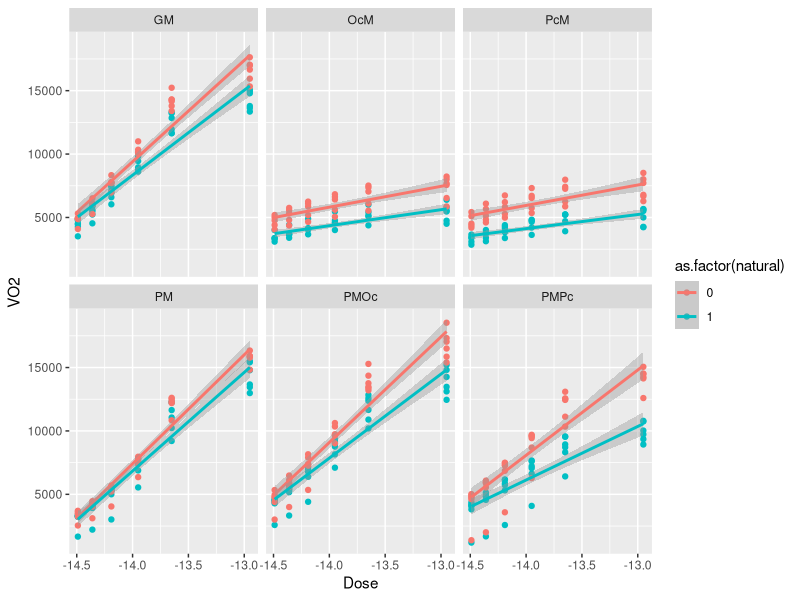
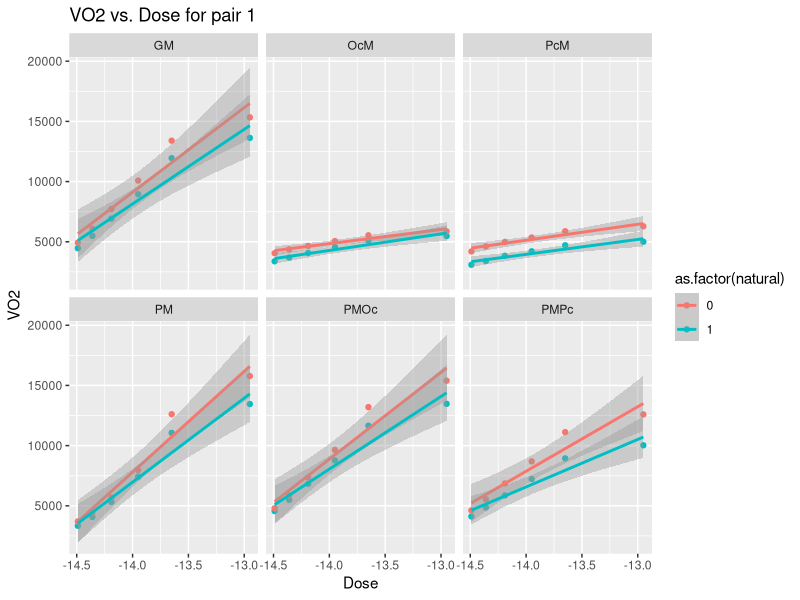
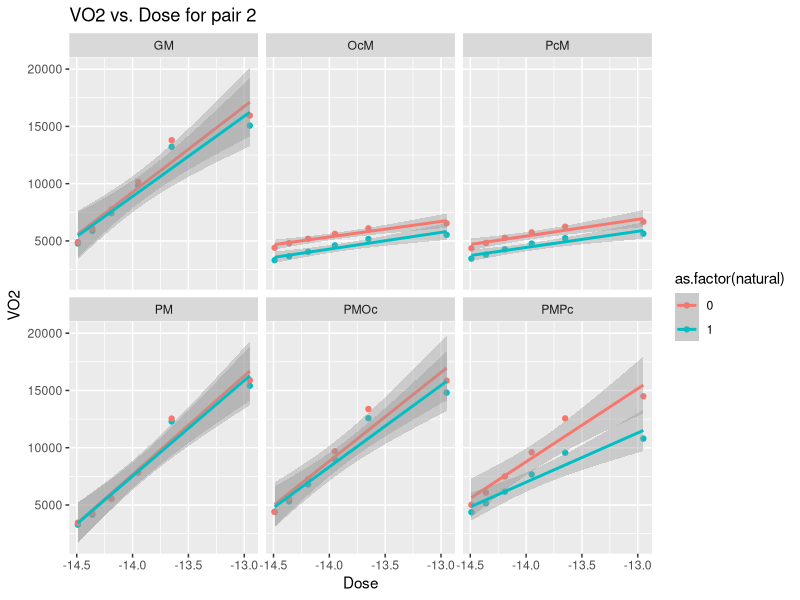
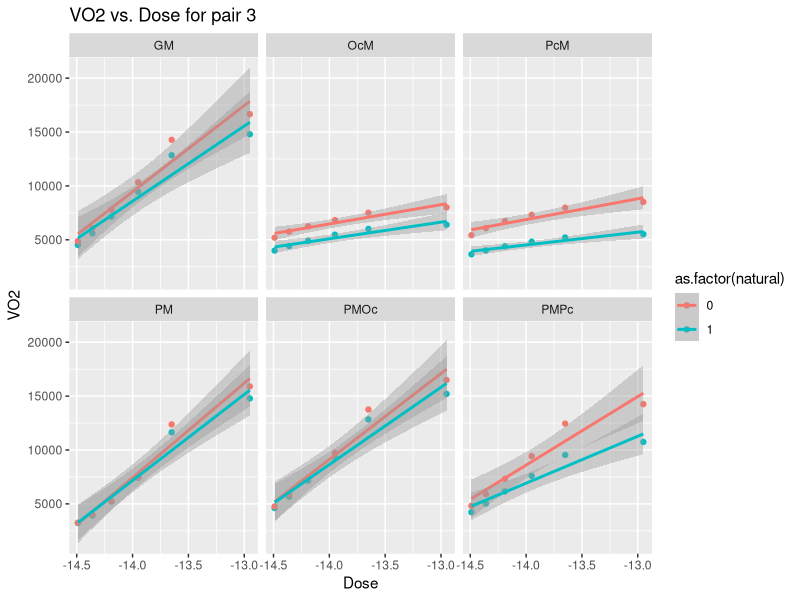
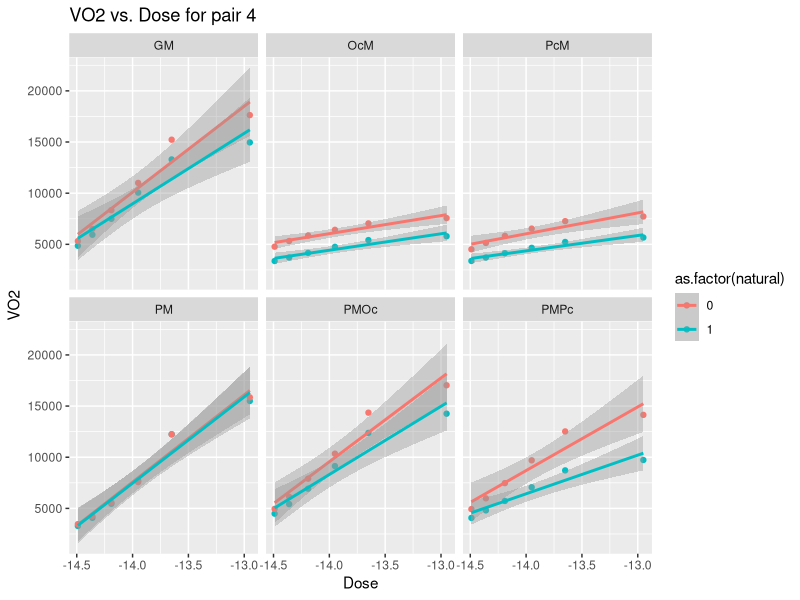
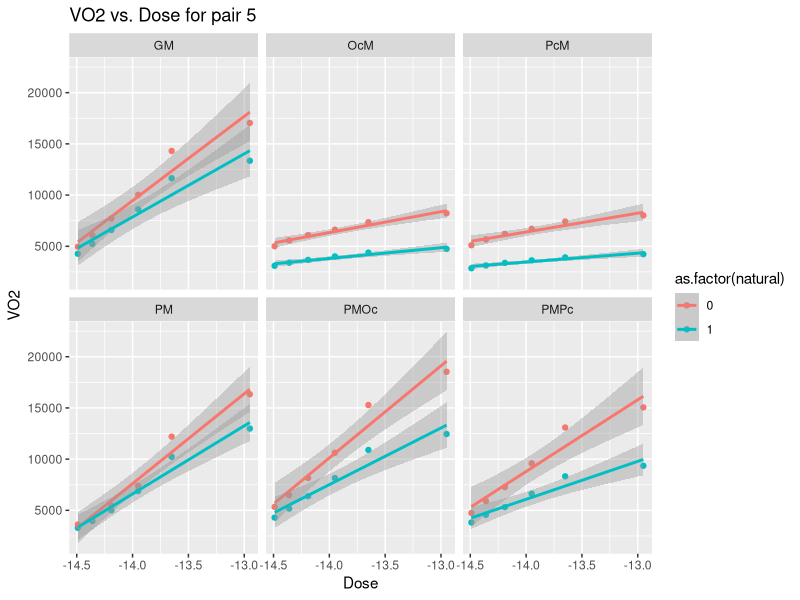
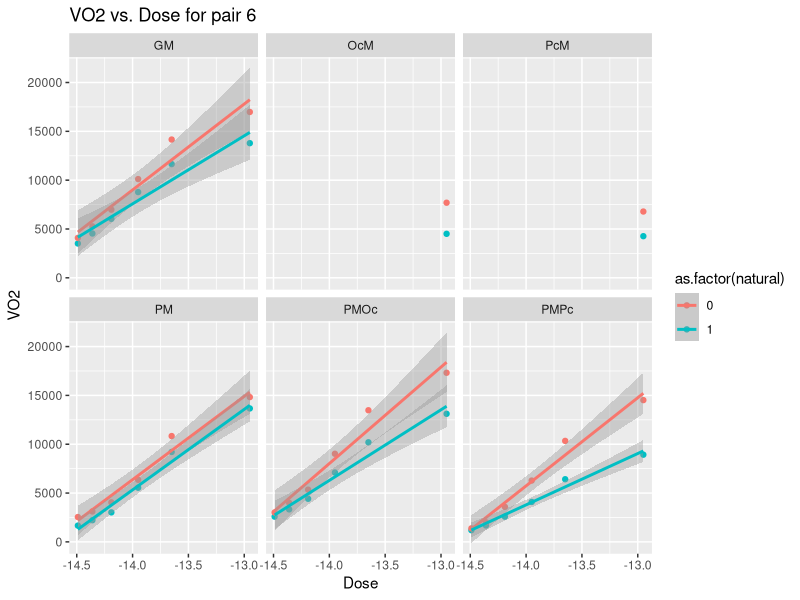

R code for these plots, in order:
library(tidyverse)
library(readxl)
data = NULL
for (i in excel_sheets("data.xls")){
  this_df <- read_excel("data.xls",sheet = i,skip = 1) |> 
    select(-Basal) |> 
    pivot_longer(cols = -Subject, names_to = "Dose",values_to = "VO2") |> 
    mutate(Substrate = i)
  data <- rbind(data,this_df)
}
data <- data |> 
  mutate(Dose = round(as.numeric(Dose), 2),
         natural = if_else(str_detect(Subject,"NT"),1,0),
         transgenic = if_else(str_detect(Subject,"Tg"),1,0),
         malate = if_else(str_detect(Substrate,"M"),1,0),
         glutamate = if_else(str_detect(Substrate,"G"),1,0),
         pyruvate = if_else(str_detect(Substrate,"P"),1,0),
         palmytol = if_else(str_detect(Substrate,"Pc"),1,0),
         octanoyl = if_else(str_detect(Substrate,"Oc"),1,0),
         pair = substr(Subject,3,3))

## Basic graph
data |> 
  ggplot(aes(x = Dose, y = VO2, color = as.factor(natural))) +
  geom_point() +
  geom_smooth(method = "lm") + 
  facet_wrap(.~Substrate)

## Facet by pair
for (i in unique(data$pair)){
  p <- data |> 
    filter(pair == i) |> 
    ggplot(aes(x = Dose, y = VO2, color = as.factor(natural))) +
    geom_point() +
    geom_smooth(method = "lm") + 
    facet_wrap(.~Substrate) +
    labs(title = paste0("VO2 vs. Dose for pair ",i))
  print(p)
  }


## Comparing substrate indicators vs. individual effects for each
summary(lm(VO2 ~ Dose + natural + glutamate + pyruvate + palmytol + octanoyl, data = data))
summary(lm(VO2 ~ natural + Dose + Substrate, data = data))
## And an interaction model
summary(lm(VO2 ~ natural + Dose * Substrate, data = data))

